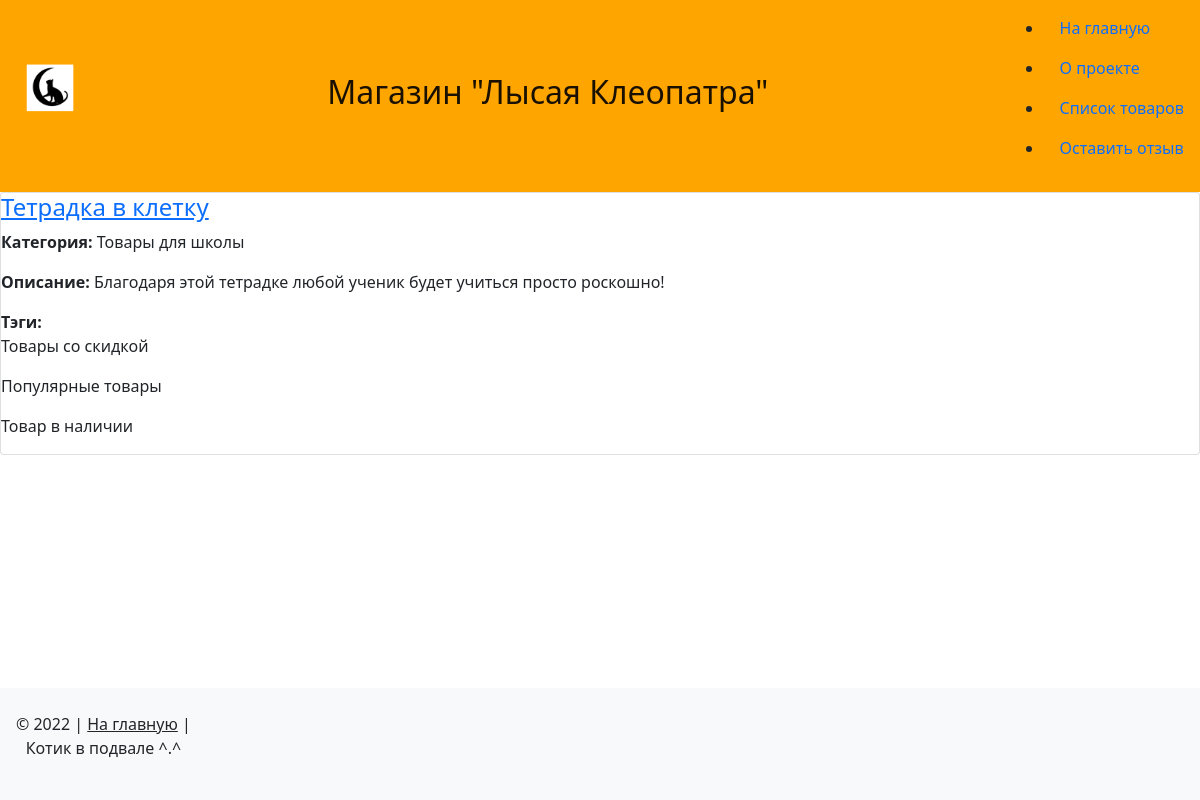
/catalog/4/, run on the app's committed database.
### catalog/models.py (models this page shows, shortened)
class Item(PublishedBaseModel):
    objects = ItemManager()
    name = models.CharField('название товара',
                            max_length=150,
                            help_text='Максимум 150 символов',
                            default='Здесь должно быть название')
    text = models.TextField(verbose_name='Описание',
                            default='',
                            validators=[validate_perfect('роскошно',
                                                         'превосходно')],
                            help_text=('Обязательно используйте слово роскошно'
                                       ' или превосходно!'))
    category = models.ForeignKey(Category,
                                 on_delete=models.CASCADE,
                                 verbose_name='категория')
    tags = models.ManyToManyField(Tag,
                                  verbose_name='тэги')
    is_on_main = models.BooleanField('показывать на главной', default=False)
    class Meta:
        verbose_name = 'товар'
        verbose_name_plural = 'товары'
        default_related_name = 'items'
    def main_image_tmb(self):
        if self.main_image:
            return mark_safe(
                f'<img src="{self.main_image.get_small_img.url}">'
            )
        return 'Нет изображения'
    main_image_tmb.short_description = 'превью'
    main_image_tmb.allow_tags = True
    def get_absolute_url(self):
        return reverse('catalog:detail', kwargs={'pk': self.pk})

class Category(PublishedBaseModel, SlugBaseModel):
    name = models.CharField('название категории',
                            max_length=150,
                            help_text='Максимум 150 символов',
                            default='Здесь должно быть название', unique=True)
    weight = models.SmallIntegerField('вес',
                                      default=100,
                                      help_text='Целое число x, 0 < x < 32767',
                                      validators=[MinValueValidator(1),
                                                  MaxValueValidator(32766)])
    class Meta:
        verbose_name = 'категория'
        verbose_name_plural = 'категории'

class Tag(PublishedBaseModel, SlugBaseModel):
    name = models.CharField('название тэга',
                            max_length=150,
                            help_text='Максимум 150 символов',
                            default='Здесь должно быть название', unique=True)
    class Meta:
        verbose_name = 'тэг'
        verbose_name_plural = 'тэги'
        default_related_name = 'tags'

### catalog/views.py (the view)
# urls.py: re_path(r'^(?P<pk>[1-9]\d*)/$', views.item_detail, name='detail')
def item_detail(request, pk):
    template_name = 'catalog/item_detail.html'
    item = get_object_or_404(Item.objects.published(), pk=pk)
    context = {'item': item, }
    return render(request, template_name, context)

### catalog/models.py (called while the page is built)
    def published(self):
        return (
            self.get_queryset()
                .filter(is_published=True, category__is_published=True)
                .select_related('category')
                .prefetch_related(Prefetch
                                  ('tags',
                                   queryset=Tag.objects
                                               .all()
                                               .filter(is_published=True)))
                .only('name', 'text', 'category__name')
        )

### templates/catalog/item_detail.html
{% extends "base.html" %}
{% block content %}
    {% include "catalog/includes/item_card.html"%}
{% endblock %}

### templates/catalog/includes/item_card.html
<div class="card">
    <h4 class="card-title"><a href="{{ item.get_absolute_url }}">{{ item.name }}</a></h4>
    {% with request.resolver_match.view_name as view_name %}
        {% if view_name != 'catalog:list'%}<p><b>Категория:</b> {{item.category.name}}</p>{% endif %}
        <p><b>Описание: </b>{% if view_name != "catalog:detail" %}{{item.text | truncatewords_html:10}}{% else %}{{item.text}}{% endif %}</p>
        <div><b>Тэги:</b>
        {% for tag in item.tags.all %}
            <p>{{ tag.name }}</p>
        {% endfor %}
        </div>
    {% endwith %}
</div>

### templates/base.html (style rules this page uses)
body { padding-bottom: 100px; }

### data on the page
Item: name "Тетрадка в клетку", category.name "Товары для школы", text "Благодаря этой тетрадке любой ученик будет учиться просто роскошно!"
Tag: name "Товары со скидкой"
Tag: name "Популярные товары"
Tag: name "Товар в наличии"
